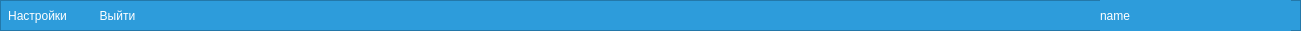
   <widget class="QFrame" name="frame_3">
    <property name="geometry">
     <rect>
      <x>0</x>
      <y>0</y>
      <width>1301</width>
      <height>31</height>
     </rect>
    </property>
    <property name="styleSheet">
     <string notr="true">background: #2D9CDB;</string>
    </property>
    <property name="frameShape">
     <enum>QFrame::StyledPanel</enum>
    </property>
    <property name="frameShadow">
     <enum>QFrame::Raised</enum>
    </property>
    <widget class="QPushButton" name="setButton">
     <property name="geometry">
      <rect>
       <x>0</x>
       <y>0</y>
       <width>75</width>
       <height>31</height>
      </rect>
     </property>
     <property name="font">
      <font>
       <family>Arial</family>
      </font>
     </property>
     <property name="styleSheet">
      <string notr="true">QPushButton{
background: none;
color: #fff;
border:none;
}
QPushButton:hover{
background:#e6f3ff;
color: #000;
}
</string>
     </property>
     <property name="text">
      <string>Настройки</string>
     </property>
    </widget>
    <widget class="QPushButton" name="exitButton">
     <property name="geometry">
      <rect>
       <x>80</x>
       <y>0</y>
       <width>75</width>
       <height>31</height>
      </rect>
     </property>
     <property name="font">
      <font>
       <family>Arial</family>
      </font>
     </property>
     <property name="styleSheet">
      <string notr="true">QPushButton{
background: none;
color: #fff;
border:none;
}
QPushButton:hover{
background:#e6f3ff;
color: #000;
}
</string>
     </property>
     <property name="text">
      <string>Выйти</string>
     </property>
    </widget>
    <widget class="QLabel" name="nameLabel">
     <property name="geometry">
      <rect>
       <x>1100</x>
       <y>0</y>
       <width>191</width>
       <height>31</height>
      </rect>
     </property>
     <property name="font">
      <font>
       <family>Arial</family>
      </font>
     </property>
     <property name="styleSheet">
      <string notr="true">color: #fff</string>
     </property>
     <property name="text">
      <string>name</string>
     </property>
    </widget>
   </widget>
